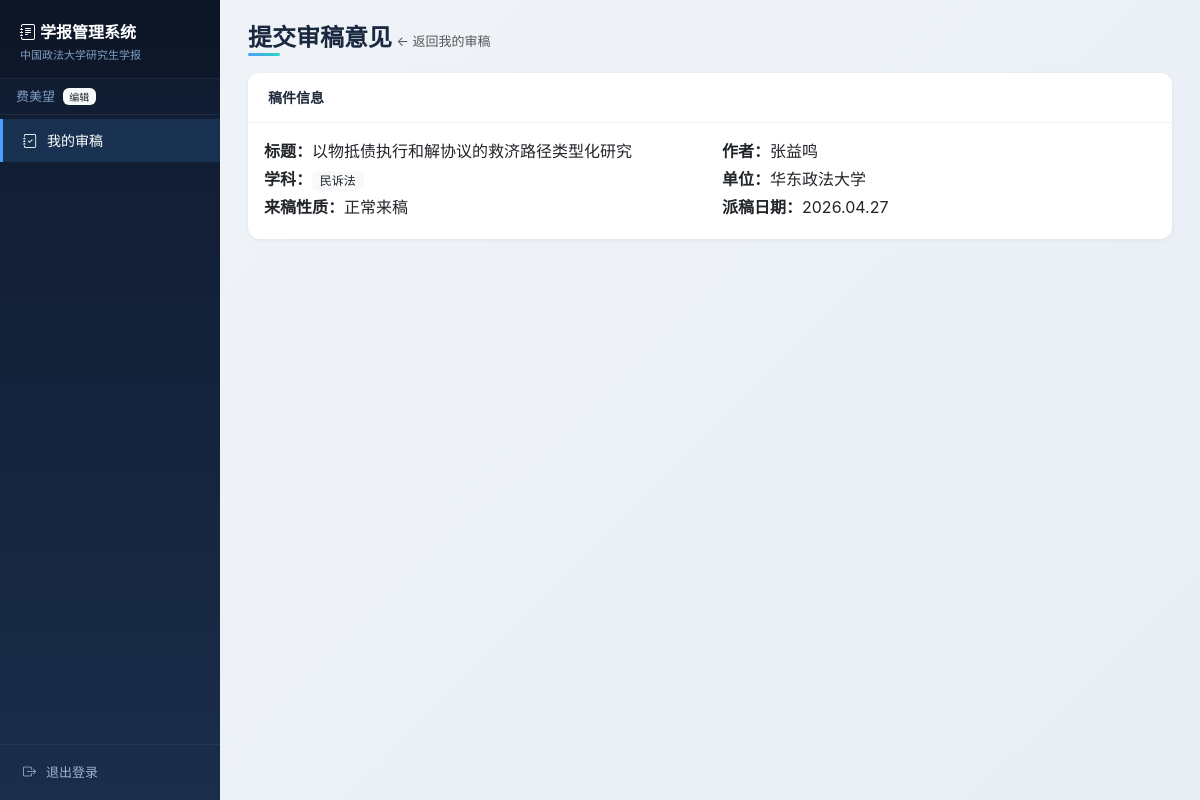
The app's page /editor/review/209 (signed in) with its own data.
### tables this page shows
CREATE TABLE editors (
            id       INTEGER PRIMARY KEY AUTOINCREMENT,
            name     TEXT NOT NULL UNIQUE,
            email    TEXT,
            role     TEXT DEFAULT '编辑',
            subjects TEXT,
            notes    TEXT,
            active   INTEGER DEFAULT 1
        , password_hash TEXT DEFAULT NULL, last_login TEXT);

CREATE TABLE submissions (
            id              INTEGER PRIMARY KEY AUTOINCREMENT,
            title           TEXT NOT NULL,
            field           TEXT NOT NULL,
            sub_field       TEXT,
            submission_type TEXT DEFAULT '正常来稿',
            author1_id      INTEGER REFERENCES authors(id),
            author2_id      INTEGER REFERENCES authors(id),
            received_date   TEXT NOT NULL,
            status          TEXT DEFAULT '待处理',
            issue           TEXT,
            file_path       TEXT,
            notes           TEXT,
            created_at      TEXT DEFAULT (datetime('now','localtime')),
            updated_at      TEXT DEFAULT (datetime('now','localtime'))
        );

CREATE TABLE authors (
            id          INTEGER PRIMARY KEY AUTOINCREMENT,
            name        TEXT NOT NULL,
            email       TEXT,
            phone       TEXT,
            address     TEXT,
            affiliation TEXT,
            department  TEXT,
            grade       TEXT,
            notes       TEXT,
            created_at  TEXT DEFAULT (datetime('now','localtime'))
        );

CREATE TABLE assignments (
            id              INTEGER PRIMARY KEY AUTOINCREMENT,
            submission_id   INTEGER NOT NULL REFERENCES submissions(id),
            editor_id       INTEGER NOT NULL REFERENCES editors(id),
            round           TEXT NOT NULL DEFAULT '一审',
            assigned_date   TEXT NOT NULL,
            deadline        TEXT,
            status          TEXT DEFAULT '待审',
            result          TEXT,
            result_date     TEXT,
            opinion_summary TEXT,
            notes           TEXT,
            created_at      TEXT DEFAULT (datetime('now','localtime'))
        , score_topic REAL, score_argument REAL, score_innovation REAL, score_standard REAL, score_total REAL, review_opinion TEXT, review_comment TEXT, file_review TEXT, file_annotated TEXT, reviewed_at TEXT);

### webapp.py (the view, shortened to what this page needs)
@app.route("/editor/review/<int:aid>", methods=["GET", "POST"])
@login_required
def editor_review(aid):
    conn = get_conn()
    assign = conn.execute("""
        SELECT a.*, s.title, s.field, s.submission_type,
               au.name AS author_name, au.affiliation AS author_aff
        FROM assignments a
        JOIN submissions s ON a.submission_id = s.id
        LEFT JOIN authors au ON s.author1_id = au.id
        WHERE a.id=?
    """, (aid,)).fetchone()
    if not assign:
        conn.close()
        flash("派稿记录不存在", "danger")
        return redirect(url_for("editor_dashboard"))
    if assign["editor_id"] != current_user.id and not current_user.is_admin:
        conn.close()
        flash("这不是分配给您的审稿任务", "danger")
        return redirect(url_for("editor_dashboard"))
    conn.close()
    return render_template("editor_review.html", assign=assign)

### webapp.py (called while the page is built)
@login_manager.user_loader
def load_user(user_id):
    conn = get_conn()
    row = conn.execute("SELECT * FROM editors WHERE id=?", (user_id,)).fetchone()
    conn.close()
    return EditorUser(row) if row else None

def get_conn():
    conn = sqlite3.connect(DB_PATH)
    conn.row_factory = sqlite3.Row
    conn.execute("PRAGMA foreign_keys=ON")
    return conn

def need_setup():
    conn = get_conn()
    cnt = conn.execute(
        "SELECT COUNT(*) FROM editors WHERE password_hash IS NOT NULL"
    ).fetchone()[0]
    conn.close()
    return cnt == 0

@app.before_request
def before_request():
    if not need_setup():
        return
    if request.endpoint not in ("setup", "static"):
        return redirect(url_for("setup"))

    @property
    def is_admin(self):
        return self.role in ("主编", "管理员")

### templates/editor_review.html (shortened to what this page needs)
{% extends "base.html" %}
{% block content %}
<div class="page-header">
    <h4>提交审稿意见</h4>
    <a href="{{ url_for('editor_dashboard') }}" class="text-muted text-decoration-none fs-small">← 返回我的审稿</a>
</div>
<div class="card mb-3">
    <div class="card-header">稿件信息</div>
    <div class="card-body">
        <div class="row">
            <div class="col-md-6">
                <p class="mb-1"><strong>标题：</strong>{{ assign.title }}</p>
                <p class="mb-1"><strong>学科：</strong><span class="badge bg-light text-dark">{{ assign.field }}</span></p>
                <p class="mb-1"><strong>来稿性质：</strong>{{ assign.submission_type }}</p>
            </div>
            <div class="col-md-6">
                <p class="mb-1"><strong>作者：</strong>{{ assign.author_name or '-' }}</p>
                <p class="mb-1"><strong>单位：</strong>{{ assign.author_aff or '-' }}</p>
                <p class="mb-1"><strong>派稿日期：</strong>{{ assign.assigned_date }}</p>
            </div>
        </div>
    </div>
</div>
{% endblock %}

### templates/base.html (shortened to what this page needs)
<!DOCTYPE html>
<html lang="zh-CN">
<head>
    <link href="https://cdn.bootcdn.net/ajax/libs/bootstrap/5.3.3/css/bootstrap.min.css" rel="stylesheet">
    <link rel="stylesheet" href="https://cdn.bootcdn.net/ajax/libs/bootstrap-icons/1.11.3/font/bootstrap-icons.min.css">
</head>
<body>
    {% if current_user.is_authenticated %}
    <nav class="sidebar d-none d-md-block">
        <div class="brand">
            <i class="bi bi-journal-text me-1"></i>学报管理系统
            <small>中国政法大学研究生学报</small>
        </div>
        <div class="px-3 py-2" style="border-bottom:1px solid rgba(255,255,255,.06);font-size:13px">
            <span style="color:#7e9ec4">{{ current_user.name }}</span>
            <span class="badge bg-light text-dark ms-1" style="font-size:10px">{{ current_user.role }}</span>
        </div>
        <ul class="nav flex-column mt-1">
            <li class="nav-item">
                <a class="nav-link {% if request.path.startswith('/editor/') %}active{% endif %}" href="{{ url_for('editor_dashboard') }}">
                    <i class="bi bi-journal-check"></i>我的审稿
                </a>
            </li>
        </ul>
        <div style="position:absolute;bottom:0;left:0;right:0;padding:12px 20px;border-top:1px solid rgba(255,255,255,.06)">
            <a href="{{ url_for('logout') }}" class="nav-link" style="padding:6px 0;color:#9bb3d1;font-size:13px">
                <i class="bi bi-box-arrow-right"></i>退出登录
            </a>
        </div>
    </nav>
    {% endif %}
    <div class="main">
        {% block content %}{% endblock %}
    </div>
</body>
</html>

### templates/base.html (style rules this page uses)
body { background: linear-gradient(135deg, #f0f4f8 0%, #e8eef5 100%); font-family: -apple-system, "Microsoft YaHei", "PingFang SC", sans-serif; }
.sidebar { position: fixed; top: 0; bottom: 0; left: 0; width: 220px; background: linear-gradient(180deg, #0f1a2e 0%, #1a2d4a 100%); z-index: 100; padding-top: 0; overflow-y: auto; }
.sidebar .brand { padding: 20px 20px 14px; color: #fff; font-size: 16px; font-weight: 700; border-bottom: 1px solid rgba(255,255,255,.08); background: rgba(0,0,0,.15); }
.sidebar .brand small { display: block; font-size: 11px; font-weight: 400; color: #7e9ec4; margin-top: 3px; }
.sidebar .nav-link { color: #9bb3d1; padding: 11px 20px; font-size: 14px; border-radius: 0; transition: all .2s; border-left: 3px solid transparent; }
.sidebar .nav-link.active { color: #fff; background: rgba(74,158,255,.15); border-left: 3px solid #4a9eff; }
.sidebar .nav-link i { margin-right: 10px; width: 18px; text-align: center; }
.main { margin-left: 220px; padding: 24px 28px; min-height: 100vh; }
.page-header { margin-bottom: 20px; }
.page-header h4 { margin: 0; font-weight: 700; color: #1a2940; position: relative; display: inline-block; }
.page-header h4::after { content: ''; position: absolute; bottom: -3px; left: 0; width: 32px; height: 3px; background: linear-gradient(90deg, #4a9eff, #2dd4bf); border-radius: 2px; }
.page-header .text-muted { font-size: 13px; }
.card { border: none; border-radius: 12px; box-shadow: 0 1px 4px rgba(0,0,0,.06); margin-bottom: 16px; background: #fff; transition: box-shadow .2s; }
.card-header { background: #fff; border-bottom: 1px solid #f0f2f5; padding: 14px 20px; font-weight: 600; font-size: 14px; border-radius: 12px 12px 0 0 !important; color: #1e293b; }
.badge { font-weight: 500; }
.fs-small { font-size: 12px; }

### records on screen
editors: name "费美望", role "编辑"
submissions: title "以物抵债执行和解协议的救济路径类型化研究", field "民诉法", submission_type "正常来稿"
authors: name "张益鸣", affiliation "华东政法大学"
assignments: assigned_date "2026.04.27"
